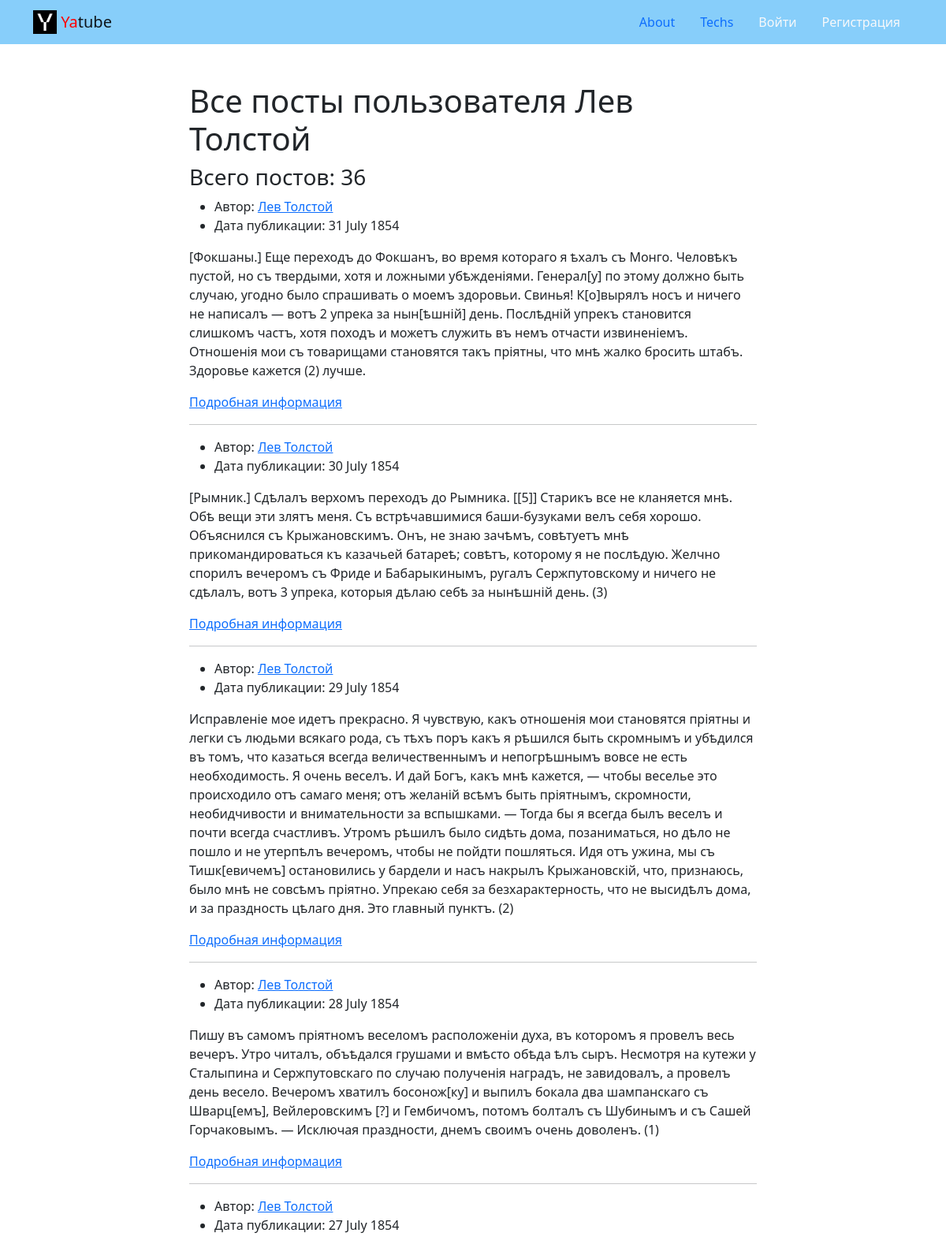
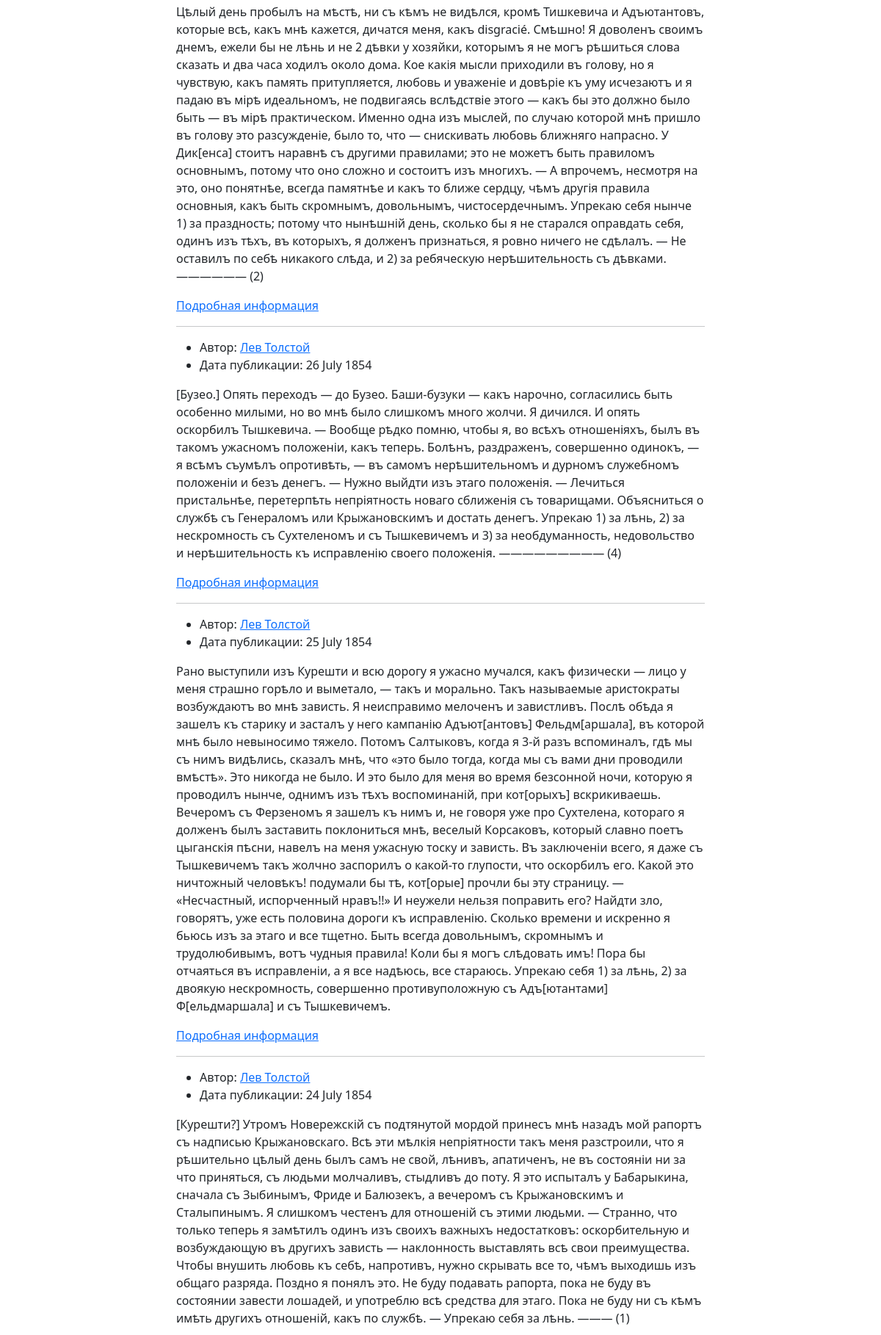
The page /profile/leo/ (upper part) on the database its author committed (2 pictures, top to bottom).
### posts/models.py (models this page shows, shortened)
class Post(models.Model):
    text = models.TextField(
        verbose_name='Текст поста',
        help_text='Текст нового или редактируемого поста'
    )
    pub_date = models.DateTimeField(
        auto_now_add=True,
        verbose_name='Время создания',
        help_text='Время создание поста'
    )
    author = models.ForeignKey(
        User,
        on_delete=models.CASCADE,
        related_name='posts',
        verbose_name='Автор',
        help_text='Автор поста'
    )
    group = models.ForeignKey(
        Group,
        blank=True,
        null=True,
        on_delete=models.SET_NULL,
        related_name='posts',
        verbose_name='Группа',
        help_text='Группа, к которой относится пост. Необязательно.'
    )
    class Meta:
        ordering = ('-pub_date',)
        verbose_name = 'Пост'
        verbose_name_plural = 'Посты'

### posts/views.py (the view)
# urls.py: path('profile/<str:username>/', views.profile, name='profile'),
def profile(request, username):
    author = get_object_or_404(User, username=username)
    posts = author.posts.all()
    paginator = Paginator(posts, settings.POSTS_PER_PAGE)
    page_number = request.GET.get('page')
    page_obj = paginator.get_page(page_number)
    context = {
        'page_obj': page_obj,
        'author': author,
        'posts': posts,
    }
    return render(request, 'posts/profile.html', context)

### core/context_processors/year.py (called while the page is built)
def year(request):
    current_year = date.today().year
    return {
        'year': current_year,
    }

### templates/posts/profile.html (shortened to what this page needs)
{% extends 'base.html' %}
{% block content %}
  <div class="row justify-content-center">
    <div class="col-md-8 p-5">
    <h1>Все посты пользователя {{ author.get_full_name }} </h1>
    <h3>Всего постов: {{ author.posts.count }} </h3>
    {% for post in page_obj %}
    <article>
      <ul>
        <li>
          Автор: <a href="{% url 'posts:profile' author.username %}"> {{ author.get_full_name }}</a>
        </li>
        <li>
          Дата публикации: {{ post.pub_date|date:"d E Y" }}
        </li>
      </ul>
      <p>
        {{ post.text }}
      </p>
      <a href="{% url 'posts:post_detail' post.id %}">Подробная информация </a>
    </article>
    {% if not forloop.last %}<hr>{% endif %}
    {% endfor %}
    </div>
  </div>
{% endblock %}

### templates/base.html (shortened to what this page needs)
{% load static %}
<!DOCTYPE html>
<html lang="ru">
  <head>
    <link rel="stylesheet" href={% static "css/bootstrap.min.css" %}>
  </head>
  <body>
    <header>
      {% include 'includes/header.html' %}
    </header>
    <main>
      {% block content %}{% endblock %}
    </main>
  </body>
</html>

### templates/includes/header.html (shortened to what this page needs)
{% load static %}
<header>
  <nav class="navbar navbar-light" style="background-color: lightskyblue">
    <div class="container">
      <a class="navbar-brand" href="{% url 'posts:index' %}">
        <img src={% static "img/logo.png" %} width="30" height="30" class="d-inline-block align-top" alt="">
        <span style="color:red">Ya</span>tube</a>
      {% with request.resolver_match.view_name as view_name %}
      <ul class="nav nav-pills">
        <li class="nav-item">
          <a class="nav-link {% if view_name  == 'about:author' %}active{% endif %}" href="{% url 'about:author' %}">About</a>
        </li>
        <li class="nav-item">
          <a class="nav-link {% if view_name  == 'about:tech' %}active{% endif %}" href="{% url 'about:tech' %}">Techs</a>
        </li>
        {% if user.is_authenticated %}
        <li class="nav-item">
          <a class="nav-link {% if view_name  == 'posts:post_create' %}active{% endif %}" href="{% url 'posts:post_create' %}">Новый пост</a>
        </li>
        <li class="nav-item">
          <a class="nav-link link-light {% if view_name  == 'users:password_change' %}active{% endif %}" href="{% url 'users:password_change' %}">Изменить пароль</a>
        </li>
        <li class="nav-item">
          <a class="nav-link" link href="{% url 'users:logout' %}">Выйти</a>
        </li>
        <li>
          Пользователь: {{ user.username }}
        <li>
        {% else %}
        <li class="nav-item">
          <a class="nav-link link-light" href="{% url 'users:login' %}">Войти</a>
        </li>
        <li class="nav-item">
          <a class="nav-link link-light" href="{% url 'users:signup' %}">Регистрация</a>
        </li>
        {% endif %}
      {% endwith %}
      </ul>
    </div>
  </nav>
</header>

### templates/includes/footer.html (shortened to what this page needs)
{% load static %}

### rows shown on the page
Post: pub_date "31 July 1854", text "[Фокшаны.] Еще переходъ до Фокшанъ, во время котораго я ѣхалъ съ Монго. Человѣкъ пустой, но съ твердыми, хотя и ложными убѣжденіями. Генерал[у] по этому должно быть случаю, угодно было спрашивать о моемъ здоровьи. Свинья! К[о]вырялъ носъ и ничего не написалъ — вотъ 2 упрека за нын[ѣшній] день. Послѣдній упрекъ становится слишкомъ частъ, хотя походъ и можетъ служить въ немъ отчасти извиненіемъ. Отношенія мои съ товарищами становятся такъ пріятны, что мнѣ жалко бросить штабъ. Здоровье кажется (2) лучше."
Post: pub_date "30 July 1854", text "[Рымник.] Сдѣлалъ верхомъ переходъ до Рымника. [[5]] Старикъ все не кланяется мнѣ. Обѣ вещи эти злятъ меня. Съ встрѣчавшимися баши-бузуками велъ себя хорошо. Объяснился съ Крыжановскимъ. Онъ, не знаю зачѣмъ, совѣтуетъ мнѣ прикомандироваться къ казачьей батареѣ; совѣтъ, которому я не послѣдую. Желчно спорилъ вечеромъ съ Фриде и Бабарыкинымъ, ругалъ Сержпутовскому и ничего не сдѣлалъ, вотъ 3 упрека, которыя дѣлаю себѣ за нынѣшній день. (3)"
Post: pub_date "29 July 1854", text "Исправленіе мое идетъ прекрасно. Я чувствую, какъ отношенія мои становятся пріятны и легки съ людьми всякаго рода, съ тѣхъ поръ какъ я рѣшился быть скромнымъ и убѣдился въ томъ, что казаться всегда величественнымъ и непогрѣшнымъ вовсе не есть необходимость. Я очень веселъ. И дай Богъ, какъ мнѣ кажется, — чтобы веселье это происходило отъ самаго меня; отъ желаній всѣмъ быть пріятнымъ, скромности, необидчивости и внимательности за вспышками. — Тогда бы я всегда былъ веселъ и почти всегда счастливъ. Утромъ рѣшилъ было сидѣть дома, позаниматься, но дѣло не пошло и не утерпѣлъ вечеромъ, чтобы не пойдти пошляться. Идя отъ ужина, мы съ Тишк[евичемъ] остановились у бардели и насъ накрылъ…"
Post: pub_date "28 July 1854", text "Пишу въ самомъ пріятномъ веселомъ расположеніи духа, въ которомъ я провелъ весь вечеръ. Утро читалъ, объѣдался грушами и вмѣсто обѣда ѣлъ сыръ. Несмотря на кутежи у Сталыпина и Сержпутовскаго по случаю полученія наградъ, не завидовалъ, а провелъ день весело. Вечеромъ хватилъ босонож[ку] и выпилъ бокала два шампанскаго съ Шварц[емъ], Вейлеровскимъ [?] и Гембичомъ, потомъ болталъ съ Шубинымъ и съ Сашей Горчаковымъ. — Исключая праздности, днемъ своимъ очень доволенъ. (1)"
Post: pub_date "27 July 1854", text "Цѣлый день пробылъ на мѣстѣ, ни съ кѣмъ не видѣлся, кромѣ Тишкевича и Адъютантовъ, которые всѣ, какъ мнѣ кажется, дичатся меня, какъ disgracié. Смѣшно! Я доволенъ своимъ днемъ, ежели бы не лѣнь и не 2 дѣвки у хозяйки, которымъ я не могъ рѣшиться слова сказать и два часа ходилъ около дома. Кое какія мысли приходили въ голову, но я чувствую, какъ память притупляется, любовь и уваженіе и довѣріе къ уму исчезаютъ и я падаю въ мірѣ идеальномъ, не подвигаясь вслѣдствіе этого — какъ бы это должно было быть — въ мірѣ практическом. Именно одна изъ мыслей, по случаю которой мнѣ пришло въ голову это разсужденіе, было то, что — снискивать любовь ближняго напрасно. У Дик[енса] стоитъ наравнѣ съ другими…"
Post: pub_date "26 July 1854", text "[Бузео.] Опять переходъ — до Бузео. Баши-бузуки — какъ нарочно, согласились быть особенно милыми, но во мнѣ было слишкомъ много жолчи. Я дичился. И опять оскорбилъ Тышкевича. — Вообще рѣдко помню, чтобы я, во всѣхъ отношеніяхъ, былъ въ такомъ ужасномъ положеніи, какъ теперь. Болѣнъ, раздраженъ, совершенно одинокъ, — я всѣмъ съумѣлъ опротивѣть, — въ самомъ нерѣшительномъ и дурномъ служебномъ положеніи и безъ денегъ. — Нужно выйдти изъ этаго положенія. — Лечиться пристальнѣе, перетерпѣть непріятность новаго сближенія съ товарищами. Объясниться о службѣ съ Генераломъ или Крыжановскимъ и достать денегъ. Упрекаю 1) за лѣнь, 2) за нескромность съ Сухтеленомъ и съ Тышкевичемъ и 3) за…"
Post: pub_date "25 July 1854", text "Рано выступили изъ Курешти и всю дорогу я ужасно мучался, какъ физически — лицо у меня страшно горѣло и выметало, — такъ и морально. Такъ называемые аристократы возбуждаютъ во мнѣ зависть. Я неисправимо мелоченъ и завистливъ. Послѣ обѣда я зашелъ къ старику и засталъ у него кампанію Адъют[антовъ] Фельдм[аршала], въ которой мнѣ было невыносимо тяжело. Потомъ Салтыковъ, когда я 3-й разъ вспоминалъ, гдѣ мы съ нимъ видѣлись, сказалъ мнѣ, что «это было тогда, когда мы съ вами дни проводили вмѣстѣ». Это никогда не было. И это было для меня во время безсонной ночи, которую я проводилъ нынче, однимъ изъ тѣхъ воспоминаній, при кот[орыхъ] вскрикиваешь. Вечеромъ съ Ферзеномъ я зашелъ къ нимъ и, не…"
Post: pub_date "24 July 1854", text "[Курешти?] Утромъ Новережскій съ подтянутой мордой принесъ мнѣ назадъ мой рапортъ съ надписью Крыжановскаго. Всѣ эти мѣлкія непріятности такъ меня разстроили, что я рѣшительно цѣлый день былъ самъ не свой, лѣнивъ, апатиченъ, не въ состояніи ни за что приняться, съ людьми молчаливъ, стыдливъ до поту. Я это испыталъ у Бабарыкина, сначала съ Зыбинымъ, Фриде и Балюзекъ, а вечеромъ съ Крыжановскимъ и Сталыпинымъ. Я слишкомъ честенъ для отношеній съ этими людьми. — Странно, что только теперь я замѣтилъ одинъ изъ своихъ важныхъ недостатковъ: оскорбительную и возбуждающую въ другихъ зависть — наклонность выставлять всѣ свои преимущества. Чтобы внушить любовь къ себѣ, напротивъ, нужно скрывать все…"

### other values the page prints
{{ author.get_full_name }} "Лев Толстой"
{{ author.posts.count }} "36"
